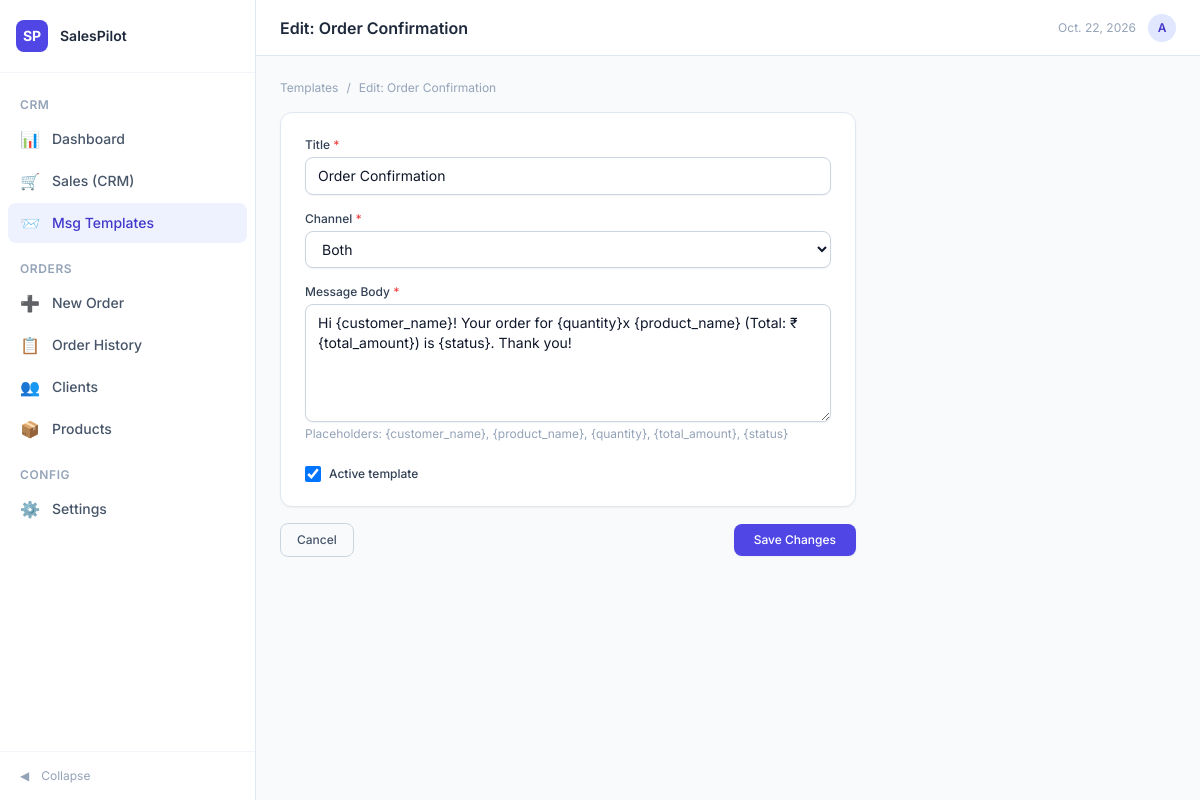
Page /templates/1/edit/ on the committed database.
### sales/models.py (models this page shows, shortened)
class NotificationTemplate(models.Model):
    CHANNEL_SMS = 'sms'
    CHANNEL_WHATSAPP = 'whatsapp'
    CHANNEL_BOTH = 'both'
    CHANNEL_CHOICES = [
        (CHANNEL_SMS, 'SMS'),
        (CHANNEL_WHATSAPP, 'WhatsApp'),
        (CHANNEL_BOTH, 'Both'),
    ]
    title = models.CharField(max_length=255)
    channel = models.CharField(max_length=10, choices=CHANNEL_CHOICES, default=CHANNEL_SMS)
    body = models.TextField()
    is_active = models.BooleanField(default=True)
    created_at = models.DateTimeField(auto_now_add=True)
    updated_at = models.DateTimeField(auto_now=True)
    class Meta:
        ordering = ['title']

### sales/views.py (the view, shortened to what this page needs)
# urls.py: path('templates/<int:pk>/edit/', views.TemplateUpdateView.as_view(), name='template_update'),
class TemplateUpdateView(UpdateView):
    model = NotificationTemplate
    form_class = NotificationTemplateForm
    template_name = 'sales/template_form.html'
    success_url = reverse_lazy('sales:template_list')
    def get_context_data(self, **kwargs):
        ctx = super().get_context_data(**kwargs)
        ctx.update({'page_title': f'Edit: {self.object.title}', 'submit_label': 'Save Changes'})
        return ctx

### sales/forms.py
class NotificationTemplateForm(forms.ModelForm):
    class Meta:
        model = NotificationTemplate
        fields = ['title', 'channel', 'body', 'is_active']
        widgets = {
            'title': forms.TextInput(attrs={'class': _INPUT}),
            'channel': forms.Select(attrs={'class': _SELECT}),
            'body': forms.Textarea(attrs={'class': _TEXTAREA, 'rows': 5}),
            'is_active': forms.CheckboxInput(attrs={'class': _CHECKBOX}),
        }

### sales/templates/sales/template_form.html (shortened to what this page needs)
{% extends "sales/base.html" %}
{% block page_title %}{{ page_title }}{% endblock %}
{% block content %}
<div class="max-w-xl">
  <div class="mb-4 flex items-center gap-2 text-xs text-slate-400">
    <a href="{% url 'sales:template_list' %}" class="hover:text-indigo-600">Templates</a>
    <span>/</span><span>{{ page_title }}</span>
  </div>
  <form method="post" novalidate>
    <div class="space-y-4 rounded-xl border border-slate-200 bg-white p-6 shadow-sm">
      <div>
        <label class="block text-xs font-medium text-slate-700 mb-1">Title <span class="text-red-500">*</span></label>
        {{ form.title }}
      </div>
      <div>
        <label class="block text-xs font-medium text-slate-700 mb-1">Channel <span class="text-red-500">*</span></label>
        {{ form.channel }}
      </div>
      <div>
        <label class="block text-xs font-medium text-slate-700 mb-1">Message Body <span class="text-red-500">*</span></label>
        {{ form.body }}
        <p class="mt-1 text-xs text-slate-400">Placeholders: {customer_name}, {product_name}, {quantity}, {total_amount}, {status}</p>
      </div>
      <div class="flex items-center gap-2 pt-2">
        {{ form.is_active }}
        <label class="text-xs font-medium text-slate-700">Active template</label>
      </div>
    </div>
    <div class="mt-4 flex items-center justify-between">
      <a href="{% url 'sales:template_list' %}" class="rounded-lg border border-slate-300 px-4 py-2 text-xs font-medium text-slate-600 hover:bg-slate-50 transition-colors">Cancel</a>
      <button type="submit" class="rounded-lg bg-indigo-600 px-5 py-2 text-xs font-medium text-white hover:bg-indigo-700 transition-colors shadow-sm">
        {{ submit_label }}
      </button>
    </div>
  </form>
</div>
{% endblock %}

### rows in the picture
NotificationTemplate: title "Order Confirmation", channel "Both", body "Hi {customer_name}! Your order for {quantity}x {product_name} (Total: ₹{total_amount}) is {status}. Thank you!", is_active "☑"

### other values in the picture
{{ page_title }} "Edit: Order Confirmation"
{{ submit_label }} "Save Changes"
